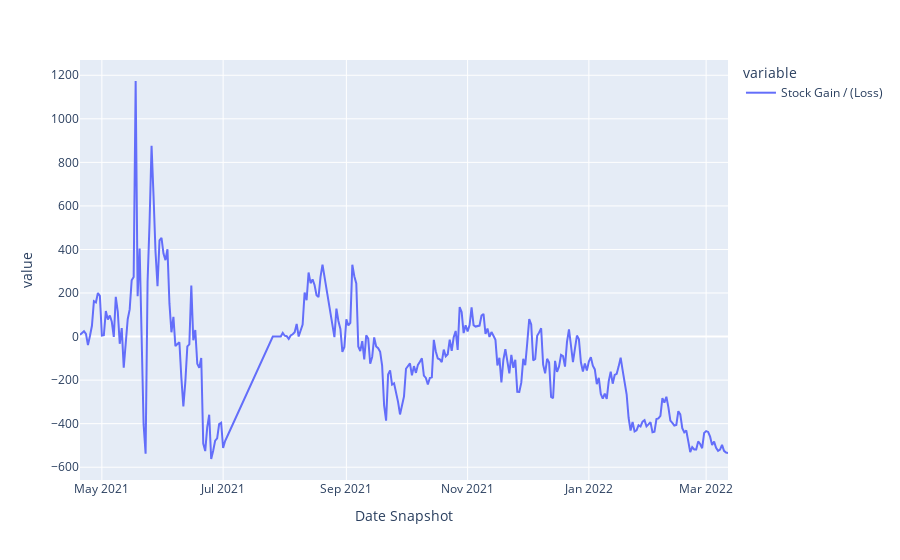
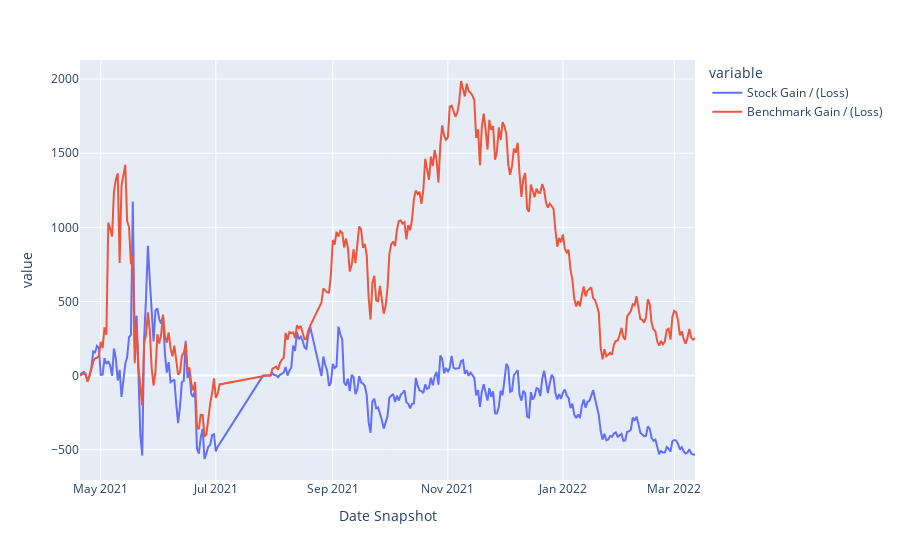
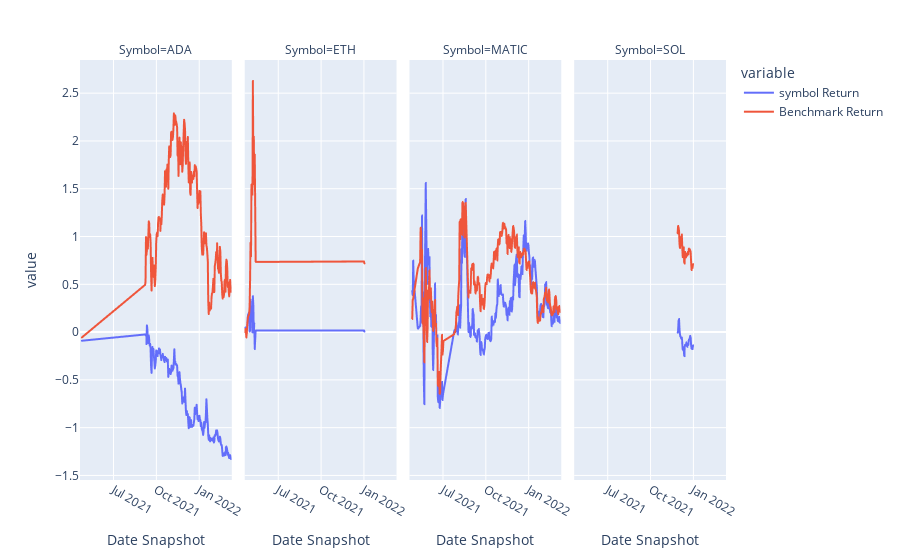

Notebook source saved alongside these figures, in order:
### Code cell
t.line(combined_df, ["Stock Gain / (Loss)"])
t.line(combined_df, ["Stock Gain / (Loss)","Benchmark Gain / (Loss)"])
t.line_facets(combined_df, 'symbol Return', 'Benchmark Return')

### Figure 1 — Plotly figure (JSON) as saved in the notebook; plotly's stock layout.template omitted (floating-point values rounded to 4 significant figures; data arrays with more than 128 entries replaced by an {"elided": "..."} marker saying what was removed)
{"data": [{"hovertemplate": "variable=Stock Gain / (Loss)<br>Date Snapshot=%{x}<br>value=%{y}<extra></extra>", "legendgroup": "Stock Gain / (Loss)", "line": {"color": "#636efa", "dash": "solid"}, "marker": {"symbol": "circle"}, "mode": "lines", "name": "Stock Gain / (Loss)", "orientation": "v", "showlegend": true, "type": "scatter", "x": {"elided": "299 str values"}, "xaxis": "x", "y": {"elided": "299 float values"}, "yaxis": "y"}], "layout": {"legend": {"title": {"text": "variable"}, "tracegroupgap": 0}, "margin": {"t": 60}, "xaxis": {"anchor": "y", "domain": [0, 1], "title": {"text": "Date Snapshot"}}, "yaxis": {"anchor": "x", "domain": [0, 1], "title": {"text": "value"}}}}

### Figure 2 — Plotly figure (JSON) as saved in the notebook; plotly's stock layout.template omitted (floating-point values rounded to 4 significant figures; data arrays with more than 128 entries replaced by an {"elided": "..."} marker saying what was removed)
{"data": [{"hovertemplate": "variable=Stock Gain / (Loss)<br>Date Snapshot=%{x}<br>value=%{y}<extra></extra>", "legendgroup": "Stock Gain / (Loss)", "line": {"color": "#636efa", "dash": "solid"}, "marker": {"symbol": "circle"}, "mode": "lines", "name": "Stock Gain / (Loss)", "orientation": "v", "showlegend": true, "type": "scatter", "x": {"elided": "299 str values"}, "xaxis": "x", "y": {"elided": "299 float values"}, "yaxis": "y"}, {"hovertemplate": "variable=Benchmark Gain / (Loss)<br>Date Snapshot=%{x}<br>value=%{y}<extra></extra>", "legendgroup": "Benchmark Gain / (Loss)", "line": {"color": "#EF553B", "dash": "solid"}, "marker": {"symbol": "circle"}, "mode": "lines", "name": "Benchmark Gain / (Loss)", "orientation": "v", "showlegend": true, "type": "scatter", "x": {"elided": "299 str values"}, "xaxis": "x", "y": {"elided": "299 float values"}, "yaxis": "y"}], "layout": {"legend": {"title": {"text": "variable"}, "tracegroupgap": 0}, "margin": {"t": 60}, "xaxis": {"anchor": "y", "domain": [0, 1], "title": {"text": "Date Snapshot"}}, "yaxis": {"anchor": "x", "domain": [0, 1], "title": {"text": "value"}}}}

### Figure 3 — Plotly figure (JSON) as saved in the notebook; plotly's stock layout.template omitted (floating-point values rounded to 4 significant figures; data arrays with more than 128 entries replaced by an {"elided": "..."} marker saying what was removed)
{"data": [{"hovertemplate": "variable=symbol Return<br>Symbol=ADA<br>Date Snapshot=%{x}<br>value=%{y}<extra></extra>", "legendgroup": "symbol Return", "line": {"color": "#636efa", "dash": "solid"}, "marker": {"symbol": "circle"}, "mode": "lines", "name": "symbol Return", "showlegend": true, "type": "scattergl", "x": {"elided": "188 str values"}, "xaxis": "x", "y": {"elided": "188 float values"}, "yaxis": "y"}, {"hovertemplate": "variable=symbol Return<br>Symbol=ETH<br>Date Snapshot=%{x}<br>value=%{y}<extra></extra>", "legendgroup": "symbol Return", "line": {"color": "#636efa", "dash": "solid"}, "marker": {"symbol": "circle"}, "mode": "lines", "name": "symbol Return", "showlegend": false, "type": "scattergl", "x": ["2021-04-20T00:00:00+00:00", "2021-04-21T00:00:00+00:00", "2021-04-22T00:00:00+00:00", "2021-04-23T00:00:00+00:00", "2021-04-24T00:00:00+00:00", "2021-04-25T00:00:00+00:00", "2021-04-26T00:00:00+00:00", "2021-04-27T00:00:00+00:00", "2021-04-28T00:00:00+00:00", "2021-04-29T00:00:00+00:00", "2021-04-30T00:00:00+00:00", "2021-05-01T00:00:00+00:00", "2021-05-02T00:00:00+00:00", "2021-05-03T00:00:00+00:00", "2021-05-04T00:00:00+00:00", "2021-05-05T00:00:00+00:00", "2021-05-06T00:00:00+00:00", "2021-05-07T00:00:00+00:00", "2021-05-08T00:00:00+00:00", "2021-05-09T00:00:00+00:00", "2021-05-10T00:00:00+00:00", "2021-05-11T00:00:00+00:00", "2021-05-12T00:00:00+00:00", "2021-05-14T00:00:00+00:00", "2022-01-02T00:00:00+00:00", "2022-01-03T00:00:00+00:00"], "xaxis": "x2", "y": [0.01586, 0.03054, 0.0494, 0.02479, -0.04099, 0.004922, 0.1006, 0.1554, 0.1872, 0.1927, 0.2103, 0.005035, 0.01776, 0.3388, 0.2259, 0.2576, 0.2126, -0.002629, 0.3756, 0.2774, -0.005122, 0.08928, -0.1781, 0.01653, 0.01672, 0.00487], "yaxis": "y2"}, {"hovertemplate": "variable=symbol Return<br>Symbol=MATIC<br>Date Snapshot=%{x}<br>value=%{y}<extra></extra>", "legendgroup": "symbol Return", "line": {"color": "#636efa", "dash": "solid"}, "marker": {"symbol": "circle"}, "mode": "lines", "name": "symbol Return", "showlegend": false, "type": "scattergl", "x": {"elided": "281 str values"}, "xaxis": "x3", "y": {"elided": "281 float values"}, "yaxis": "y3"}, {"hovertemplate": "variable=symbol Return<br>Symbol=SOL<br>Date Snapshot=%{x}<br>value=%{y}<extra></extra>", "legendgroup": "symbol Return", "line": {"color": "#636efa", "dash": "solid"}, "marker": {"symbol": "circle"}, "mode": "lines", "name": "symbol Return", "showlegend": false, "type": "scattergl", "x": ["2021-11-29T00:00:00+00:00", "2021-11-30T00:00:00+00:00", "2021-12-01T00:00:00+00:00", "2021-12-02T00:00:00+00:00", "2021-12-03T00:00:00+00:00", "2021-12-04T00:00:00+00:00", "2021-12-05T00:00:00+00:00", "2021-12-06T00:00:00+00:00", "2021-12-07T00:00:00+00:00", "2021-12-08T00:00:00+00:00", "2021-12-09T00:00:00+00:00", "2021-12-10T00:00:00+00:00", "2021-12-11T00:00:00+00:00", "2021-12-12T00:00:00+00:00", "2021-12-13T00:00:00+00:00", "2021-12-14T00:00:00+00:00", "2021-12-15T00:00:00+00:00", "2021-12-16T00:00:00+00:00", "2021-12-17T00:00:00+00:00", "2021-12-18T00:00:00+00:00", "2021-12-19T00:00:00+00:00", "2021-12-20T00:00:00+00:00", "2021-12-21T00:00:00+00:00", "2021-12-22T00:00:00+00:00", "2021-12-23T00:00:00+00:00", "2021-12-24T00:00:00+00:00", "2021-12-25T00:00:00+00:00", "2021-12-26T00:00:00+00:00", "2021-12-27T00:00:00+00:00", "2021-12-28T00:00:00+00:00", "2021-12-29T00:00:00+00:00", "2021-12-30T00:00:00+00:00", "2021-12-31T00:00:00+00:00", "2022-01-01T00:00:00+00:00"], "xaxis": "x4", "y": [-0.006351, 0.01146, 0.115, 0.1366, 0.02525, -0.02373, -0.04697, -0.05483, -0.07146, -0.05782, -0.119, -0.1851, -0.1656, -0.1579, -0.2445, -0.2519, -0.1325, -0.1426, -0.1425, -0.1067, -0.1203, -0.1543, -0.1238, -0.134, -0.07831, -0.0771, -0.06329, -0.0397, -0.05268, -0.1387, -0.175, -0.1621, -0.1777, -0.138], "yaxis": "y4"}, {"hovertemplate": "variable=Benchmark Return<br>Symbol=ADA<br>Date Snapshot=%{x}<br>value=%{y}<extra></extra>", "legendgroup": "Benchmark Return", "line": {"color": "#EF553B", "dash": "solid"}, "marker": {"symbol": "circle"}, "mode": "lines", "name": "Benchmark Return", "showlegend": true, "type": "scattergl", "x": {"elided": "188 str values"}, "xaxis": "x", "y": {"elided": "188 float values"}, "yaxis": "y"}, {"hovertemplate": "variable=Benchmark Return<br>Symbol=ETH<br>Date Snapshot=%{x}<br>value=%{y}<extra></extra>", "legendgroup": "Benchmark Return", "line": {"color": "#EF553B", "dash": "solid"}, "marker": {"symbol": "circle"}, "mode": "lines", "name": "Benchmark Return", "showlegend": false, "type": "scattergl", "x": ["2021-04-20T00:00:00+00:00", "2021-04-21T00:00:00+00:00", "2021-04-22T00:00:00+00:00", "2021-04-23T00:00:00+00:00", "2021-04-24T00:00:00+00:00", "2021-04-25T00:00:00+00:00", "2021-04-26T00:00:00+00:00", "2021-04-27T00:00:00+00:00", "2021-04-28T00:00:00+00:00", "2021-04-29T00:00:00+00:00", "2021-04-30T00:00:00+00:00", "2021-05-01T00:00:00+00:00", "2021-05-02T00:00:00+00:00", "2021-05-03T00:00:00+00:00", "2021-05-04T00:00:00+00:00", "2021-05-05T00:00:00+00:00", "2021-05-06T00:00:00+00:00", "2021-05-07T00:00:00+00:00", "2021-05-08T00:00:00+00:00", "2021-05-09T00:00:00+00:00", "2021-05-10T00:00:00+00:00", "2021-05-11T00:00:00+00:00", "2021-05-12T00:00:00+00:00", "2021-05-14T00:00:00+00:00", "2022-01-02T00:00:00+00:00", "2022-01-03T00:00:00+00:00"], "xaxis": "x2", "y": [0, 0.01446, 0.03302, 0.00879, -0.05596, -0.01077, 0.08343, 0.1374, 0.1686, 0.1741, 0.1914, 0.2655, 0.535, 0.9383, 0.7965, 1.545, 1.482, 1.438, 2.627, 2.001, 2.043, 1.545, 1.856, 0.7344, 0.7388, 0.7185], "yaxis": "y2"}, {"hovertemplate": "variable=Benchmark Return<br>Symbol=MATIC<br>Date Snapshot=%{x}<br>value=%{y}<extra></extra>", "legendgroup": "Benchmark Return", "line": {"color": "#EF553B", "dash": "solid"}, "marker": {"symbol": "circle"}, "mode": "lines", "name": "Benchmark Return", "showlegend": false, "type": "scattergl", "x": {"elided": "281 str values"}, "xaxis": "x3", "y": {"elided": "281 float values"}, "yaxis": "y3"}, {"hovertemplate": "variable=Benchmark Return<br>Symbol=SOL<br>Date Snapshot=%{x}<br>value=%{y}<extra></extra>", "legendgroup": "Benchmark Return", "line": {"color": "#EF553B", "dash": "solid"}, "marker": {"symbol": "circle"}, "mode": "lines", "name": "Benchmark Return", "showlegend": false, "type": "scattergl", "x": ["2021-11-29T00:00:00+00:00", "2021-11-30T00:00:00+00:00", "2021-12-01T00:00:00+00:00", "2021-12-02T00:00:00+00:00", "2021-12-03T00:00:00+00:00", "2021-12-04T00:00:00+00:00", "2021-12-05T00:00:00+00:00", "2021-12-06T00:00:00+00:00", "2021-12-07T00:00:00+00:00", "2021-12-08T00:00:00+00:00", "2021-12-09T00:00:00+00:00", "2021-12-10T00:00:00+00:00", "2021-12-11T00:00:00+00:00", "2021-12-12T00:00:00+00:00", "2021-12-13T00:00:00+00:00", "2021-12-14T00:00:00+00:00", "2021-12-15T00:00:00+00:00", "2021-12-16T00:00:00+00:00", "2021-12-17T00:00:00+00:00", "2021-12-18T00:00:00+00:00", "2021-12-19T00:00:00+00:00", "2021-12-20T00:00:00+00:00", "2021-12-21T00:00:00+00:00", "2021-12-22T00:00:00+00:00", "2021-12-23T00:00:00+00:00", "2021-12-24T00:00:00+00:00", "2021-12-25T00:00:00+00:00", "2021-12-26T00:00:00+00:00", "2021-12-27T00:00:00+00:00", "2021-12-28T00:00:00+00:00", "2021-12-29T00:00:00+00:00", "2021-12-30T00:00:00+00:00", "2021-12-31T00:00:00+00:00", "2022-01-01T00:00:00+00:00"], "xaxis": "x4", "y": [1.033, 1.111, 1.093, 1.06, 0.9262, 0.8802, 0.9178, 0.9946, 0.9766, 1.021, 0.8837, 0.7831, 0.8636, 0.8875, 0.7318, 0.718, 0.8378, 0.8053, 0.7822, 0.8196, 0.8016, 0.8012, 0.8392, 0.8154, 0.8734, 0.8461, 0.8668, 0.8548, 0.8402, 0.7348, 0.6494, 0.6937, 0.6719, 0.7114], "yaxis": "y4"}], "layout": {"annotations": [{"showarrow": false, "text": "Symbol=ADA", "x": 0.1175, "xanchor": "center", "xref": "paper", "y": 1, "yanchor": "bottom", "yref": "paper"}, {"showarrow": false, "text": "Symbol=ETH", "x": 0.3725, "xanchor": "center", "xref": "paper", "y": 1, "yanchor": "bottom", "yref": "paper"}, {"showarrow": false, "text": "Symbol=MATIC", "x": 0.6275, "xanchor": "center", "xref": "paper", "y": 1, "yanchor": "bottom", "yref": "paper"}, {"showarrow": false, "text": "Symbol=SOL", "x": 0.8825, "xanchor": "center", "xref": "paper", "y": 1, "yanchor": "bottom", "yref": "paper"}], "legend": {"title": {"text": "variable"}, "tracegroupgap": 0}, "margin": {"t": 60}, "xaxis": {"anchor": "y", "domain": [0, 0.235], "title": {"text": "Date Snapshot"}}, "xaxis2": {"anchor": "y2", "domain": [0.255, 0.49], "matches": "x", "title": {"text": "Date Snapshot"}}, "xaxis3": {"anchor": "y3", "domain": [0.51, 0.745], "matches": "x", "title": {"text": "Date Snapshot"}}, "xaxis4": {"anchor": "y4", "domain": [0.765, 1.0], "matches": "x", "title": {"text": "Date Snapshot"}}, "yaxis": {"anchor": "x", "domain": [0, 1], "title": {"text": "value"}}, "yaxis2": {"anchor": "x2", "domain": [0, 1], "matches": "y", "showticklabels": false}, "yaxis3": {"anchor": "x3", "domain": [0, 1], "matches": "y", "showticklabels": false}, "yaxis4": {"anchor": "x4", "domain": [0, 1], "matches": "y", "showticklabels": false}}}
